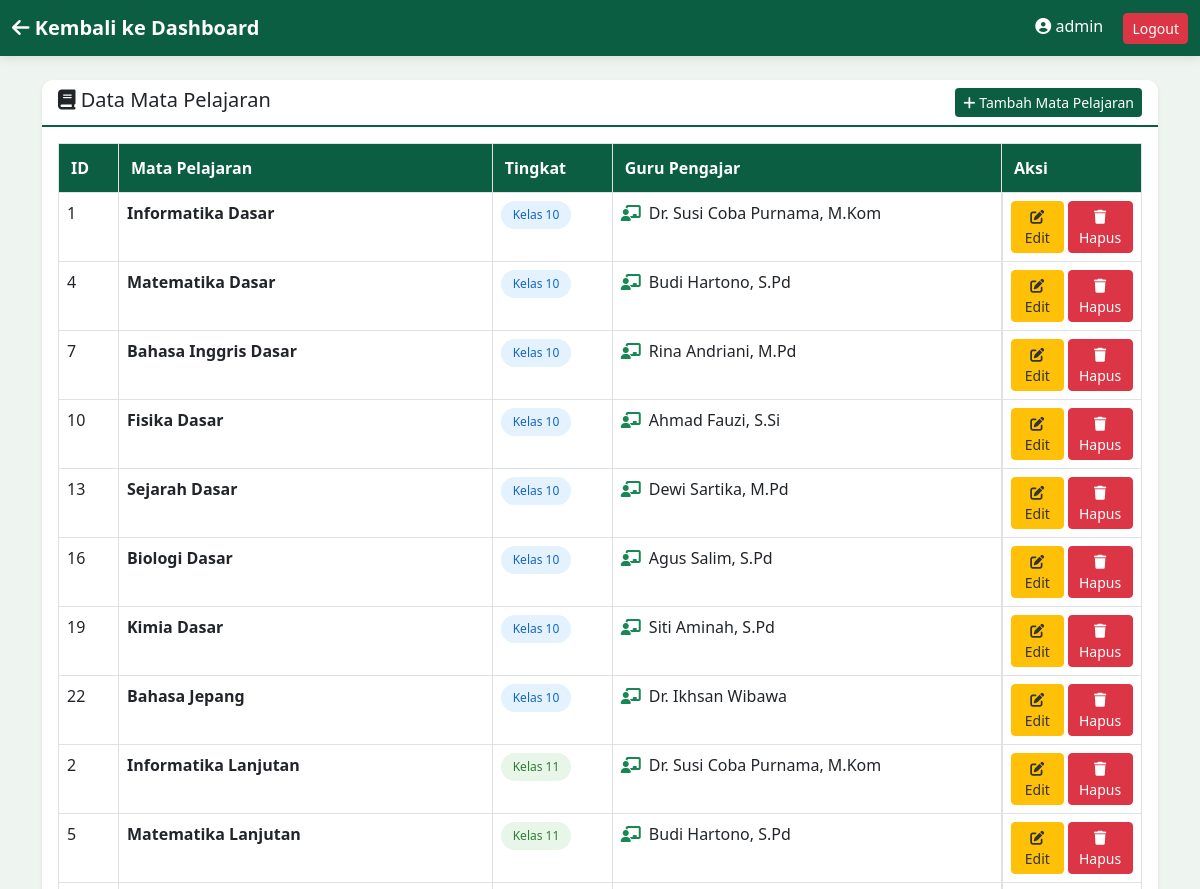
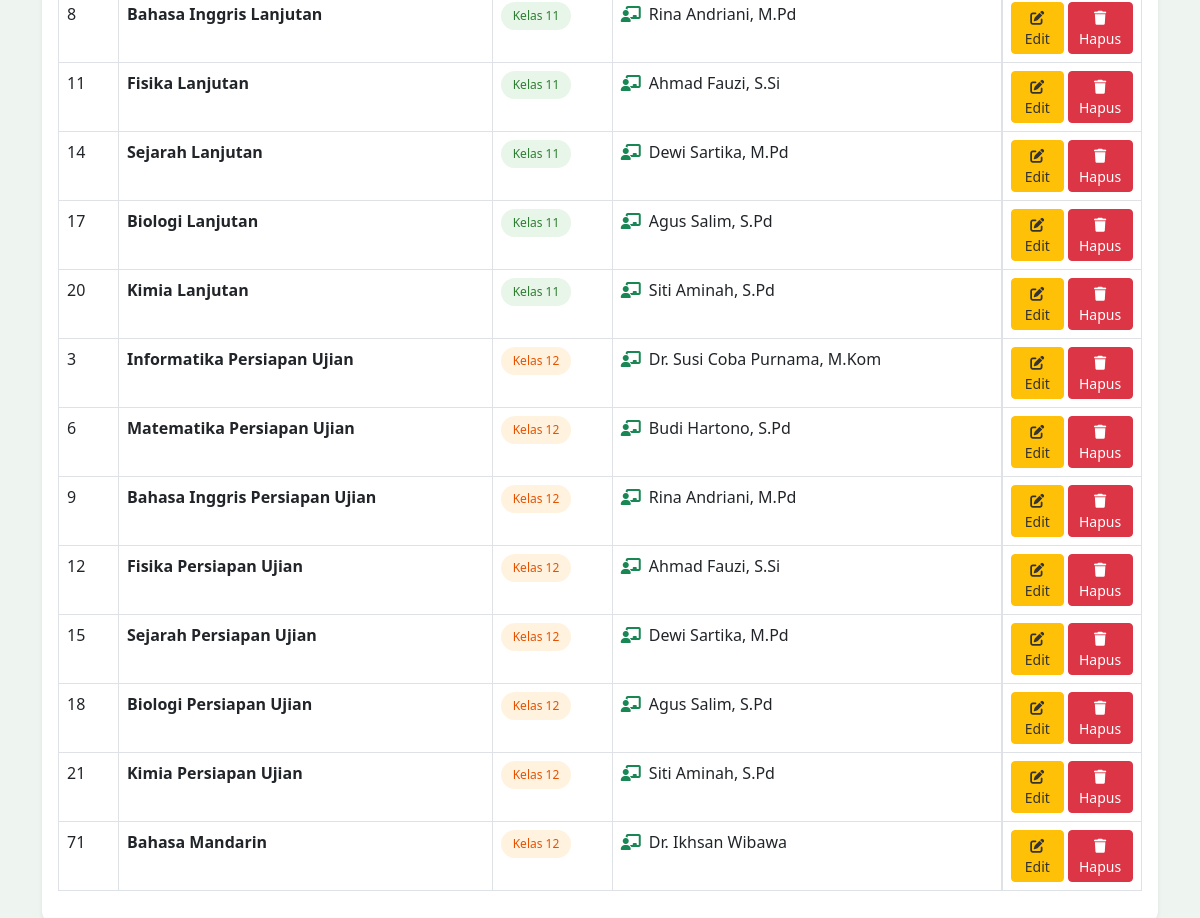
Screenshot of /pages/admin/data_mapel.php (signed in) with the database file from the repository (2 pictures, top to bottom).
### tables this page shows
CREATE TABLE `mata_pelajaran` (
  `id_mapel` int(11) NOT NULL,
  `id_guru` int(11) DEFAULT NULL,
  `nama_mapel` varchar(100) NOT NULL,
  `tingkat` enum('10','11','12') NOT NULL
);

CREATE TABLE `guru` (
  `id_guru` int(11) NOT NULL,
  `username` varchar(50) NOT NULL,
  `password` varchar(255) NOT NULL,
  `nama_guru` varchar(100) NOT NULL,
  `created_at` timestamp NOT NULL DEFAULT current_timestamp()
);

### config/database.php (called while the page is built, shortened)
<?php
$host = 'localhost';
$user = 'root';
$password = '123456789';
$database = 'db_sistem_nilai';
$conn = mysqli_connect($host, $user, $password, $database);
mysqli_set_charset($conn, "utf8");
function fetchAll($sql) {
    global $conn;
    $result = mysqli_query($conn, $sql);
    return mysqli_fetch_all($result, MYSQLI_ASSOC);
}
?>

### pages/admin/data_mapel.php (the view, shortened to what this page needs)
<?php
require_once '../../config/database.php';
$semua_mapel = fetchAll("
    SELECT mp.*, g.nama_guru
    FROM mata_pelajaran mp
    LEFT JOIN guru g ON mp.id_guru = g.id_guru
    ORDER BY mp.tingkat, mp.id_mapel
");
function getTingkat($tingkat) {
    if ($tingkat == '10') {
        return ['nama' => 'Kelas 10', 'class' => 'tingkat-10', 'value' => '10'];
    } elseif ($tingkat == '11') {
        return ['nama' => 'Kelas 11', 'class' => 'tingkat-11', 'value' => '11'];
    } elseif ($tingkat == '12') {
        return ['nama' => 'Kelas 12', 'class' => 'tingkat-12', 'value' => '12'];
    }
    return ['nama' => 'Tidak Diketahui', 'class' => '', 'value' => ''];
}
?>
<!DOCTYPE html>
<html lang="id">
<head>
    <link href="https://cdn.jsdelivr.net/npm/bootstrap@5.3.0/dist/css/bootstrap.min.css" rel="stylesheet">
    <link rel="stylesheet" href="https://cdnjs.cloudflare.com/ajax/libs/font-awesome/6.4.0/css/all.min.css">
    <link rel="stylesheet" href="../../assets/css/style.css">
</head>
<body>
    <nav class="navbar navbar-dark" style="background-color: #0b5e42;">
        <div class="container-fluid">
            <a class="navbar-brand" href="dashboard_admin.php">
                <i class="fas fa-arrow-left"></i> Kembali ke Dashboard
            </a>
            <div>
                <span class="text-white me-3">
                    <i class="fas fa-user-circle"></i> <?= $_SESSION['user']['username'] ?>
                </span>
                <a href="../../proses/proses_logout.php" class="btn btn-danger btn-sm">Logout</a>
            </div>
        </div>
    </nav>
    <div class="container mt-4">
        <div class="card shadow-sm">
            <div class="card-header bg-white d-flex justify-content-between">
                <h5 class="mb-0"><i class="fas fa-book"></i> Data Mata Pelajaran</h5>
                <button class="btn btn-success btn-sm" data-bs-toggle="modal" data-bs-target="#modalTambah">
                    <i class="fas fa-plus"></i> Tambah Mata Pelajaran
                </button>
            </div>
            <div class="card-body">
                <div class="table-responsive">
                    <table class="table table-bordered table-hover table-mapel">
                        <thead>
                            <tr>
                                <th width="60">ID</th>
                                <th>Mata Pelajaran</th>
                                <th width="120">Tingkat</th>
                                <th>Guru Pengajar</th>
                                <th width="140">Aksi</th>
                            </tr>
                        </thead>
                        <tbody>
                            <?php if (count($semua_mapel) > 0): ?>
                                <?php foreach ($semua_mapel as $m):
                                    $tingkat = getTingkat($m['tingkat']);
                                ?>
                                <tr>
                                    <td><?= $m['id_mapel'] ?></td>
                                    <td><strong><?= htmlspecialchars($m['nama_mapel']) ?></strong></td>
                                    <td><span class="tingkat-badge <?= $tingkat['class'] ?>"><?= $tingkat['nama'] ?></span></td>
                                    <td>
                                        <?php if ($m['nama_guru']): ?>
                                            <i class="fas fa-chalkboard-user text-success me-1"></i> <?= htmlspecialchars($m['nama_guru']) ?>
                                        <?php else: ?>
                                            <span class="text-muted"><i class="fas fa-user-slash"></i> Belum ada guru</span>
                                        <?php endif; ?>
                                    </span></td>
                                    <td class="d-flex gap-1">
                                        <a href="data_mapel.php?edit=<?= $m['id_mapel'] ?>" class="btn btn-sm btn-warning">
                                            <i class="fas fa-edit"></i> Edit
                                        </a>
                                        <a href="data_mapel.php?hapus=<?= $m['id_mapel'] ?>" class="btn btn-sm btn-danger" onclick="return confirm('Yakin hapus mapel <?= addslashes($m['nama_mapel']) ?>?')">
                                            <i class="fas fa-trash"></i> Hapus
                                        </a>
                                    </td>
                                </tr>
                                <?php endforeach; ?>
                            <?php else: ?>
                                <tr><td colspan="5" class="text-center">Belum ada data mata pelajaran</span></td>
                            <?php endif; ?>
                        </tbody>
                    </table>
                </div>
            </div>
        </div>
    </div>
</body>
</html>

### assets/css/style.css (style rules this page uses)
* { margin: 0; padding: 0; box-sizing: border-box; }
body { background: #eef5f0; font-family: 'Segoe UI', Tahoma, Geneva, Verdana, sans-serif; }
.navbar { background: #0b5e42; box-shadow: 0 2px 10px rgba(0,0,0,0.1); position: sticky; top: 0; z-index: 1000; }
.navbar-brand { font-weight: bold; color: white !important; }
.btn-success, .btn-primary { background: #0b5e42; border: none; }
.btn-danger { background: #dc3545; }
.btn-warning { background: #ffc107; color: #333; }
.card { border-radius: 12px; border: none; box-shadow: 0 2px 10px rgba(0,0,0,0.05); margin-bottom: 20px; }
.card-header { background-color: white; border-bottom: 2px solid #0b5e42; font-weight: bold; border-radius: 12px 12px 0 0 !important; }
.table thead th { background: #0b5e42; color: white; padding: 12px; }

### pages/admin/data_mapel.php (style rules this page uses)
.tingkat-badge { padding: 5px 12px; border-radius: 20px; font-size: 12px; display: inline-block; font-weight: 500; }
.tingkat-10 { background-color: #e3f2fd; color: #1565c0; }
.tingkat-11 { background-color: #e8f5e9; color: #2e7d32; }
.tingkat-12 { background-color: #fff3e0; color: #e65100; }
.table-mapel th { background-color: #0b5e42; color: white; }

### rows the page displays
mata_pelajaran: id_mapel "1", nama_mapel "Informatika Dasar", tingkat "Kelas 10", id_guru.nama_guru "Dr. Susi Coba Purnama, M.Kom"
mata_pelajaran: id_mapel "4", nama_mapel "Matematika Dasar", tingkat "Kelas 10", id_guru.nama_guru "Budi Hartono, S.Pd"
mata_pelajaran: id_mapel "7", nama_mapel "Bahasa Inggris Dasar", tingkat "Kelas 10", id_guru.nama_guru "Rina Andriani, M.Pd"
mata_pelajaran: id_mapel "10", nama_mapel "Fisika Dasar", tingkat "Kelas 10", id_guru.nama_guru "Ahmad Fauzi, S.Si"
mata_pelajaran: id_mapel "13", nama_mapel "Sejarah Dasar", tingkat "Kelas 10", id_guru.nama_guru "Dewi Sartika, M.Pd"
mata_pelajaran: id_mapel "16", nama_mapel "Biologi Dasar", tingkat "Kelas 10", id_guru.nama_guru "Agus Salim, S.Pd"
mata_pelajaran: id_mapel "19", nama_mapel "Kimia Dasar", tingkat "Kelas 10", id_guru.nama_guru "Siti Aminah, S.Pd"
mata_pelajaran: id_mapel "22", nama_mapel "Bahasa Jepang", tingkat "Kelas 10", id_guru.nama_guru "Dr. Ikhsan Wibawa"
mata_pelajaran: id_mapel "2", nama_mapel "Informatika Lanjutan", tingkat "Kelas 11", id_guru.nama_guru "Dr. Susi Coba Purnama, M.Kom"
mata_pelajaran: id_mapel "5", nama_mapel "Matematika Lanjutan", tingkat "Kelas 11", id_guru.nama_guru "Budi Hartono, S.Pd"
mata_pelajaran: id_mapel "8", nama_mapel "Bahasa Inggris Lanjutan", tingkat "Kelas 11", id_guru.nama_guru "Rina Andriani, M.Pd"
mata_pelajaran: id_mapel "11", nama_mapel "Fisika Lanjutan", tingkat "Kelas 11", id_guru.nama_guru "Ahmad Fauzi, S.Si"
mata_pelajaran: id_mapel "14", nama_mapel "Sejarah Lanjutan", tingkat "Kelas 11", id_guru.nama_guru "Dewi Sartika, M.Pd"
mata_pelajaran: id_mapel "17", nama_mapel "Biologi Lanjutan", tingkat "Kelas 11", id_guru.nama_guru "Agus Salim, S.Pd"
mata_pelajaran: id_mapel "20", nama_mapel "Kimia Lanjutan", tingkat "Kelas 11", id_guru.nama_guru "Siti Aminah, S.Pd"
mata_pelajaran: id_mapel "3", nama_mapel "Informatika Persiapan Ujian", tingkat "Kelas 12", id_guru.nama_guru "Dr. Susi Coba Purnama, M.Kom"
mata_pelajaran: id_mapel "6", nama_mapel "Matematika Persiapan Ujian", tingkat "Kelas 12", id_guru.nama_guru "Budi Hartono, S.Pd"
mata_pelajaran: id_mapel "9", nama_mapel "Bahasa Inggris Persiapan Ujian", tingkat "Kelas 12", id_guru.nama_guru "Rina Andriani, M.Pd"
mata_pelajaran: id_mapel "12", nama_mapel "Fisika Persiapan Ujian", tingkat "Kelas 12", id_guru.nama_guru "Ahmad Fauzi, S.Si"
mata_pelajaran: id_mapel "15", nama_mapel "Sejarah Persiapan Ujian", tingkat "Kelas 12", id_guru.nama_guru "Dewi Sartika, M.Pd"
mata_pelajaran: id_mapel "18", nama_mapel "Biologi Persiapan Ujian", tingkat "Kelas 12", id_guru.nama_guru "Agus Salim, S.Pd"
mata_pelajaran: id_mapel "21", nama_mapel "Kimia Persiapan Ujian", tingkat "Kelas 12", id_guru.nama_guru "Siti Aminah, S.Pd"
mata_pelajaran: id_mapel "71", nama_mapel "Bahasa Mandarin", tingkat "Kelas 12", id_guru.nama_guru "Dr. Ikhsan Wibawa"

### other values shown
$_SESSION['user']['username'] "admin"
